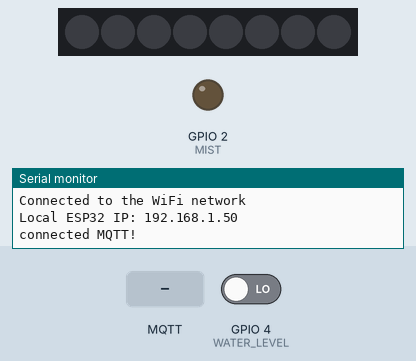
Bench run of a sketch on a simulated ESP32. Parts: 8 RGB LEDs in strip order, left to right, output pins drawn as LEDs (lit = HIGH), the last lines printed to the serial monitor. The test bench sets the inputs (shaded band); at power-on: GPIO 4 (WATER_LEVEL) LOW. WiFi joins after 1.5 s; servers stay silent unless stated; no MQTT or app messages arrive unless stated; not simulated (calls return 0 or success): secrets.h; names the files do not define were given values by the test bench: BROKER_PORT = 1883.

Above: at 3.2 s.
3.3 s: MQTT message "rainbow" arrives on the first subscribed topic
At 3.45 s:
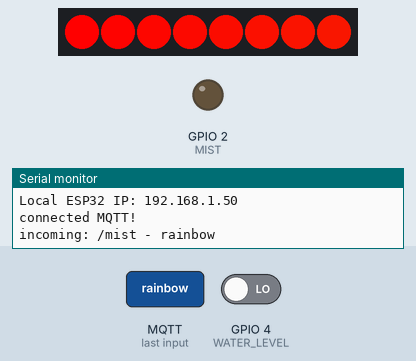
5.7 s: MQTT message "ON" arrives on the first subscribed topic
9.3 s: GPIO 4 (WATER_LEVEL) driven HIGH
At 11.5 s:
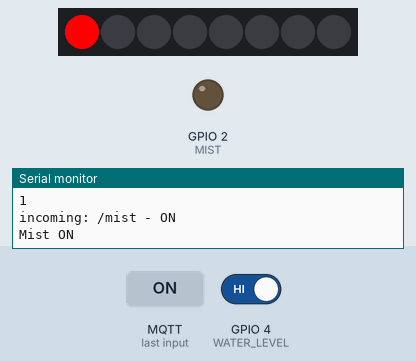
13.5 s: MQTT message "off" arrives on the first subscribed topic
At 13.6 s:
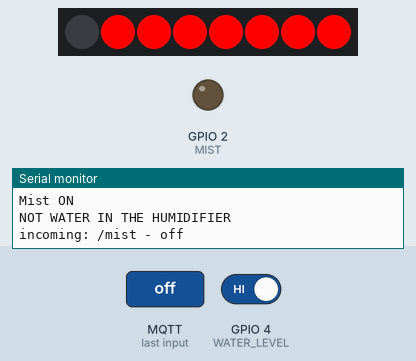
Timing chart, 0 to 16.2 s (numbered marks = the images above; inputs shaded):
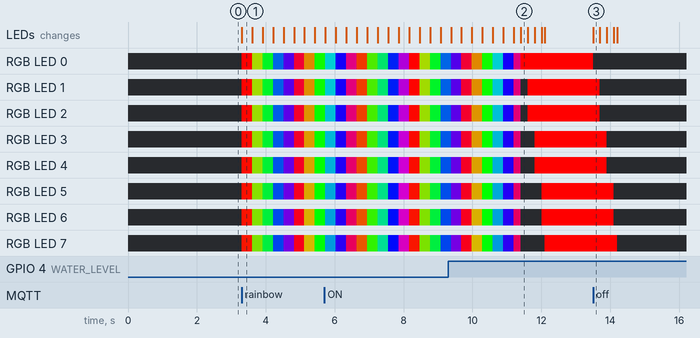

Measured:
- after the input at 9.3 s, GPIO 2 (MIST): stays LOW (without the input it goes to HIGH after 2.1 s); the LEDs: first differ from a run without the input after 2.1 s (image 2)
- after the input at 13.5 s, RGB LED 0: RGB(255, 0, 0) → off at once; RGB LED 1, RGB LED 2: RGB(255, 0, 0) → off after 0.20 s; RGB LED 3, RGB LED 4: RGB(255, 0, 0) → off after 0.40 s; RGB LED 5, RGB LED 6: RGB(255, 0, 0) → off after 0.60 s; RGB LED 7: RGB(255, 0, 0) → off after 0.70 s; the LEDs: change at once (image 3)

The sketch:

IoTHumidifier.ino
```cpp
#include <WiFi.h>
#include <MQTT.h>
#include "secrets.h"
#include <Adafruit_NeoPixel.h>
#ifdef __AVR__
#include <avr/power.h>
#endif
#define PIN 5
#define NUMPIXELS 8
#define MIST 2
#define WATER_LEVEL 4
#define DELAYVAL 50

const char *ssid = WIFI_SSID;
const char *password = WIFI_PASSWORD;
const char *topic = "/mist";
int waterLevelValue = 0;
MQTTClient client;
WiFiClient net;

Adafruit_NeoPixel pixels(NUMPIXELS, PIN, NEO_GRB + NEO_KHZ800);

const int freq = 108000; // This frequency depends on piezoelectric resonance
const int ledChannel = 0;
const int resolution = 8;
unsigned long previousMillis = 0;
const long sensingPeriod = 10000;
const struct ColorDefinition
{
  String name;
  uint32_t rgbValue;
} colorDefinitions[] = {
    {"red", pixels.Color(255, 0, 0)},
    {"green", pixels.Color(0, 255, 0)},
    {"blue", pixels.Color(0, 0, 255)},
    {"yellow", pixels.Color(255, 255, 0)},
    {"purple", pixels.Color(128, 0, 128)},
    {"orange", pixels.Color(255, 165, 0)},
    {"pink", pixels.Color(255, 105, 180)},
    {"cyan", pixels.Color(0, 255, 255)},
    {"white", pixels.Color(255, 255, 255)},
    {"off", pixels.Color(0, 0, 0)}};

void connect()
{
  Serial.print("checking wifi...");
  while (WiFi.status() != WL_CONNECTED)
  {
    Serial.print(".");
    delay(1000);
  }

  Serial.println("\nConnected to the WiFi network");
  Serial.print("Local ESP32 IP: ");
  Serial.println(WiFi.localIP());
  client.setWill("/mist1", "OFF", true, 0);

  while (!client.connect("humidifier1", BROKER_USER, BROKER_PASSWORD))
  {
    Serial.print(".");
    delay(1000);
  }

  Serial.println("\nconnected MQTT!");
  client.publish("/mist1", "ON", true, 0);
  client.subscribe(topic);
}

void colorWipeByName(const String &colorName, int wait)
{
  for (int i = 0; i < sizeof(colorDefinitions) / sizeof(colorDefinitions[0]); i++)
  {
    if (colorName.equalsIgnoreCase(colorDefinitions[i].name))
    {
      colorWipe(colorDefinitions[i].rgbValue, wait);
      return;
    }
  }
  Serial.println("Color not found");
}

void colorWipe(uint32_t color, int wait)
{
  for (int i = 0; i < pixels.numPixels(); i++)
  {
    pixels.setPixelColor(i, color);
    pixels.show();
    delay(wait);
  }
}

uint32_t Wheel(byte WheelPos)
{
  WheelPos = 255 - WheelPos;
  if (WheelPos < 85)
  {
    return pixels.Color(255 - WheelPos * 3, 0, WheelPos * 3);
  }
  if (WheelPos < 170)
  {
    WheelPos -= 85;
    return pixels.Color(0, WheelPos * 3, 255 - WheelPos * 3);
  }
  WheelPos -= 170;
  return pixels.Color(WheelPos * 3, 255 - WheelPos * 3, 0);
}

void rainbowCycle()
{
  for (int j = 0; j < 256 * 5; j++)
  { // 5 cycles of all colors on wheel
    for (int i = 0; i < pixels.numPixels(); i++)
    {
      pixels.setPixelColor(i, Wheel((i + j) & 255));
    }
    pixels.show();
    delay(6);
  }
    for (int i = 0; i < pixels.numPixels(); i++)
    {
      pixels.setPixelColor(i,0);
    }
    pixels.show();
}

String getWaterStatus(int value)
{
  if (value == 0)
  {
    return "FULL";
  }
  else if (value == 1)
  {
    return "EMPTY";
  }
  else
  {
    return "UNKNOWN";
  }
}

void messageReceived(String &topic, String &payload)
{
  Serial.println("incoming: " + topic + " - " + payload);
  if (payload == "ON")
  {
    Serial.println("Mist ON");
    int currentWaterLevel = digitalRead(WATER_LEVEL);
    if (currentWaterLevel)
    {
      colorWipeByName("red", 100);
      Serial.println("NOT WATER IN THE HUMIDIFIER");
    }
    else
    {
      ledcWrite(ledChannel, 125);
    }
  }
  else if (payload == "OFF")
  {
    Serial.println("Mist OFF");
    ledcWrite(ledChannel, 0);
  }
  else
  {
    if (payload == "rainbow")
    {
      rainbowCycle();
    }
    else
    {
      colorWipeByName(payload, 100);
    }
  }
}

void setup()
{
  pinMode(WATER_LEVEL, INPUT);
  ledcSetup(ledChannel, freq, resolution);
  ledcAttachPin(MIST, ledChannel);
  ledcWrite(ledChannel, 0);
  Serial.begin(115200);
#if defined(__AVR_ATtiny85__) && (F_CPU == 16000000)
  clock_prescale_set(clock_div_1);
#endif

  pixels.begin();
  pixels.clear();

  WiFi.mode(WIFI_STA);
  WiFi.begin(ssid, password);
  Serial.println("\nConnecting Wifi ...");
  client.begin(BROKER_HOST, BROKER_PORT, net);
  client.onMessage(messageReceived);
  connect();
  waterLevelValue = digitalRead(WATER_LEVEL);
  String waterStatus = getWaterStatus(waterLevelValue);
  client.publish("/mist1/level", waterStatus, true, 0);
}

void loop()
{
  unsigned long currentMillis = millis();
  if (currentMillis - previousMillis >= sensingPeriod)
  {
    previousMillis = currentMillis;
    int currentWaterLevel = digitalRead(WATER_LEVEL);
    Serial.println(currentWaterLevel);
    if (waterLevelValue != currentWaterLevel)
    {
      waterLevelValue = currentWaterLevel;
      String waterStatus = getWaterStatus(currentWaterLevel);
      client.publish("/mist1/level", waterStatus, true, 0);
    }
  }

  client.loop();

  if (!client.connected())
  {
    connect();
  }
}
```
